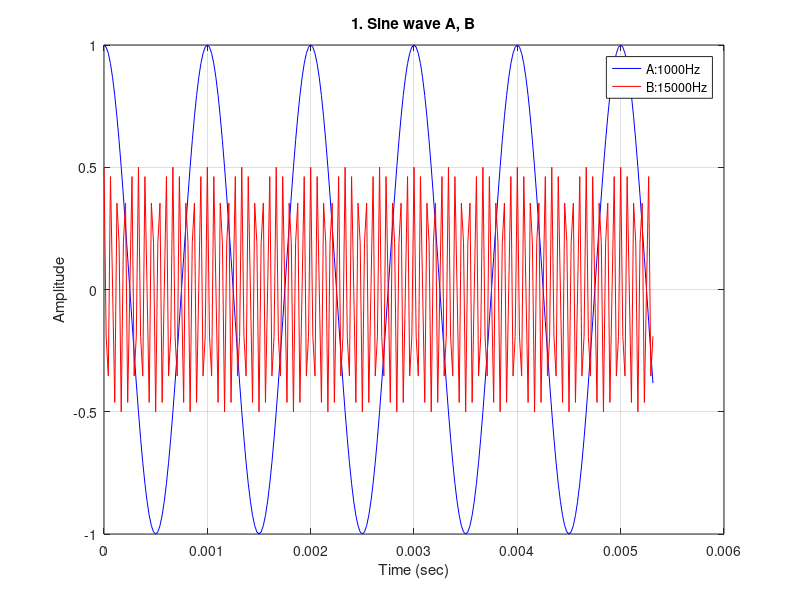
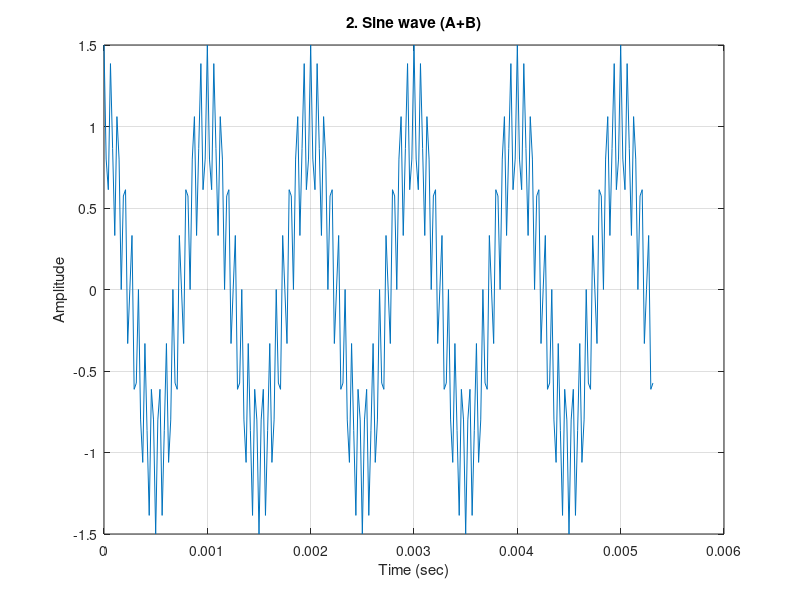
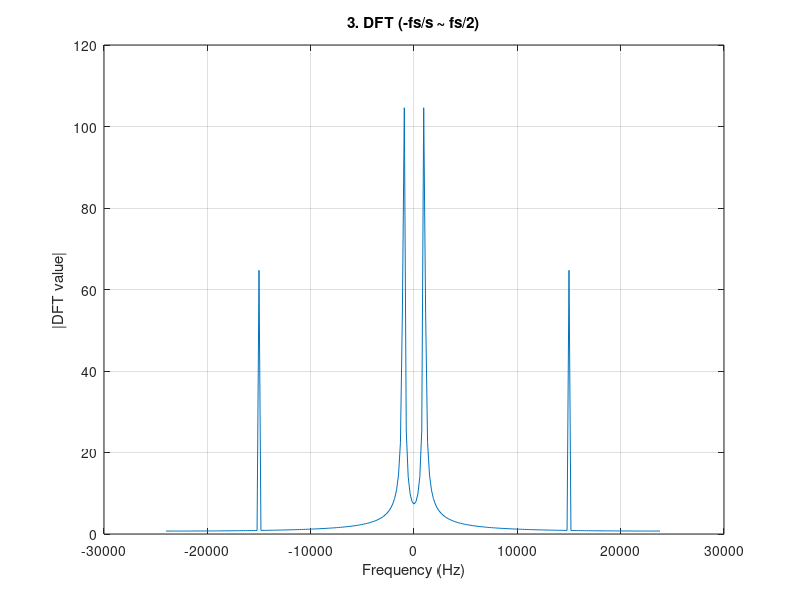
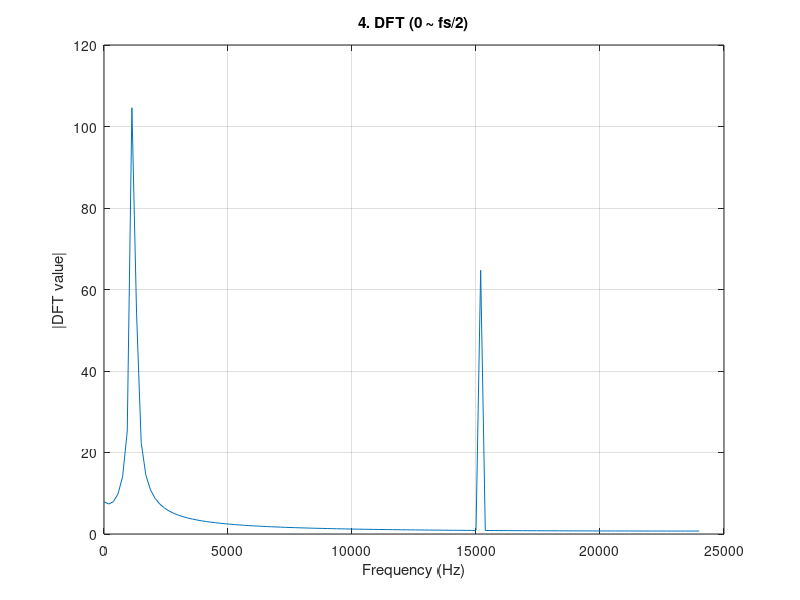

Source code (MATLAB) for these figures, in order:
% https://www.keil.com/pack/doc/CMSIS/DSP/html/group__FIRLPF.html
clc;
clear;
close all;

%
%    W = 2*pi*F
%
% x(t) = A*cos(W*t + P)
%      = A*cos(2*pi*F*t + P)
%
fs = 48000;        % sampling frequency (Hz) 
dt = 1/fs;         % seconds per sample 
N = 256;           % number of samples
t = 0:dt:(N-1)*dt; % timeline

disp(['sampling frequency: ',num2str(fs),' Hz']);
disp(['timeline: ',num2str(N*dt),' sec']);
disp([num2str(N),' points']);


A1 = 1;            % sine wave amplitude
P1 = 0;            % sine wave phase
F1 = 1000;         % sine wave frequency (Hz) 
waveA = A1*cos(2*pi*F1*t + P1);

A2 = 0.5;          % amplitude
P2 = 0;            % sine wave phase
F2 = 15000;        % sine wave frequency (hertz) 
waveB = A2*cos(2*pi*F2*t + P2);


% sine wave A, B, A+B
figure;
plot(t, waveA, 'b');
hold on;
plot(t, waveB, 'r');
grid on;
title('1. Sine wave A, B');
xlabel('Time (sec)');
ylabel('Amplitude');
legend(['A:',num2str(F1),'Hz'],['B:',num2str(F2),'Hz']);

waveAB = waveA + waveB;
%fid = fopen('waveAB.txt', 'w');
%fprintf(fid, '%f\n', waveAB);
%fclose(fid);

figure;
plot(t, waveAB);
grid on;
title('2. Sine wave (A+B)');
xlabel('Time (sec)');
ylabel('Amplitude');


%
% cos(k) = (exp(i*k) + exp(-i*k))/2
%
%   x(t) = A*cos(W*t + P)
%        = A/2 * exp(i*(W*t + P)) + A/2 * exp(-i*(W*t + P))
%
dftAB = fft(waveAB);
dftAB_shift = fftshift(dftAB);
%fid = fopen('dftAB_abs.txt', 'w');
%fprintf(fid, '%f\n', abs(dftAB));
%fclose(fid);

% FFT (-fs/2 ~ fs/2)
f = fs*[-N/2:N/2-1]/N;
figure;
plot(f, abs(dftAB_shift));
grid on;
title('3. DFT (-fs/s ~ fs/2)');
xlabel('Frequency (Hz)');
ylabel('|DFT value|');

% FFT (0 ~ fs/2)
f = fs*[0:N/2]/N;
figure;
plot(f, abs(dftAB_shift(round(N/2):N)));
grid on;
title('4. DFT (0 ~ fs/2)');
xlabel('Frequency (Hz)');
ylabel('|DFT value|');


% low pass filter
coeff = fir1(28, 6/24);
%fid = fopen('coeff.txt', 'w');
%fprintf(fid, '%f\n', coeff);
%fclose(fid);

figure;
stem(coeff);
grid on;
title('5. Low-pass filter');

[h,w] = freqz(coeff, 1, 512);
figure;
plot(w/pi*fs/2, abs(h));
grid on;
title('6. Frequency response');
xlabel('Frequency (Hz)');
ylabel('Magnitude');


waveAB_filter = conv(coeff, waveAB);
%fid = fopen('waveAB_filter.txt', 'w');
%fprintf(fid, '%f\n', waveAB_filter(1:N));
%fclose(fid);

figure;
plot(t, waveAB_filter(1:N));
grid on;
title('7. Sine wave (A+B) after low-pass filter');
xlabel('Time (sec)');
ylabel('Amplitude');
